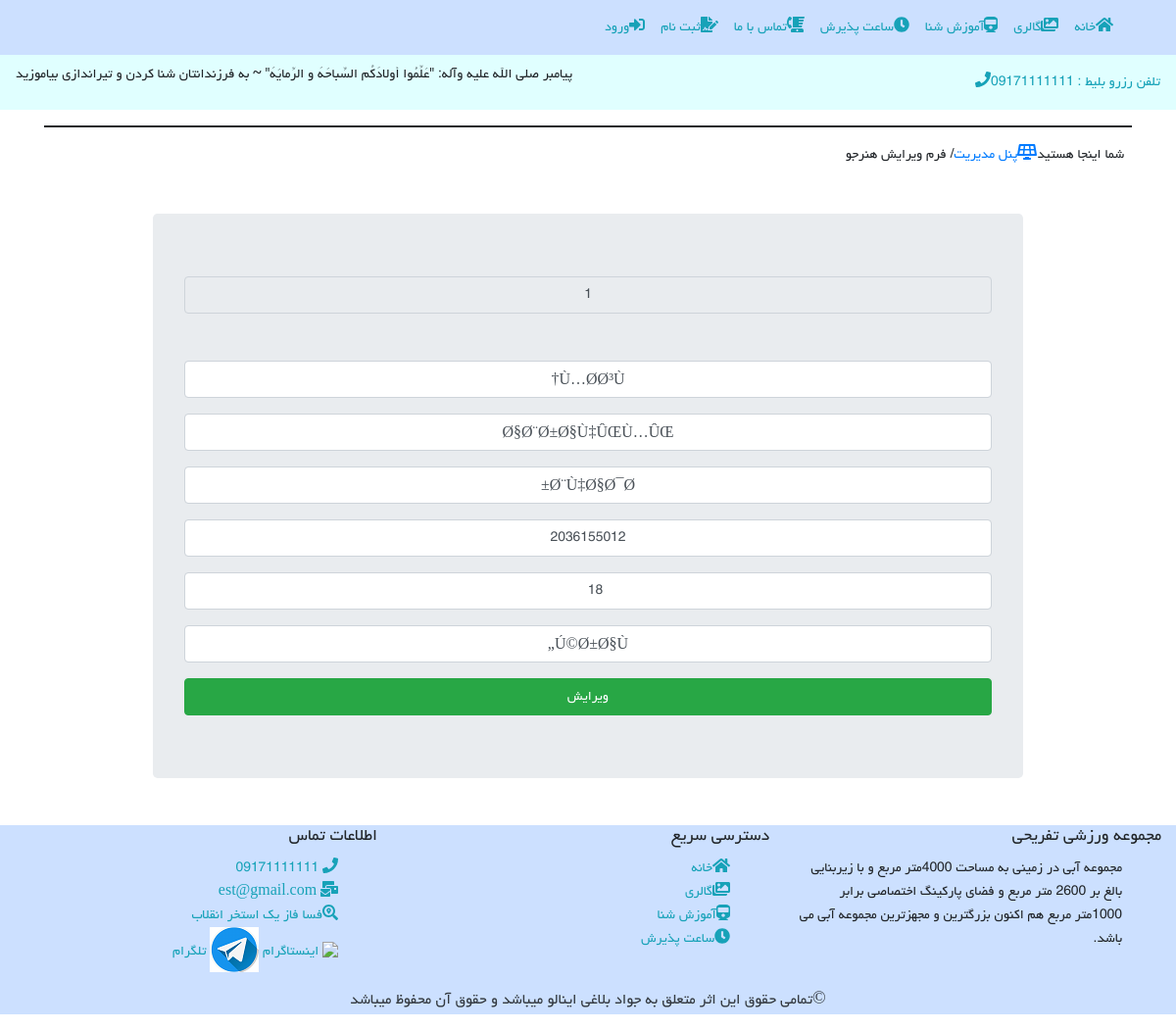
The page /edit_student.php?id=1 on the database its author committed.
### tables this page shows
CREATE TABLE `student` (
  `sid` int(10) UNSIGNED NOT NULL,
  `snam` varchar(255) NOT NULL,
  `sfamily` varchar(255) NOT NULL,
  `snampedar` varchar(255) NOT NULL,
  `scodemeli` varchar(255) NOT NULL,
  `sage` int(11) NOT NULL,
  `ssex` varchar(255) NOT NULL,
  `cnam` varchar(255) NOT NULL,
  `tnam` varchar(255) NOT NULL,
  `susername` varchar(255) NOT NULL,
  `spassword` varchar(255) NOT NULL
);

### edit_student.php (the view, shortened to what this page needs)
<?php
include ('header.php');
include ('nav.php');
include ('config.php');
$sid = $_GET['id'];
$query   = "SELECT * FROM student WHERE sid = '$sid'";
$result   = $conn->query($query);
if ($result->num_rows > 0) {
    $row = $result->fetch_assoc();
}
?>
<div class="container mb-5">
    <hr style="border: 1px solid">
    <div class="row mt-2 mr-2 ">
        شما اینجا هستید <a href="admin_panel.php"><i class="fa fa-solar-panel"></i>پنل مدیریت </a>/ فرم ویرایش هنرجو
    </div>
    <div class="jumbotron jb mt-5 mb-5">
        <form action="" method="post">
            <div class="form-group">
                <input class="form-control mb-5 text-center" name="cid"  type="text" value="<?php echo $row['sid']; ?>"  readonly>
            </div>
            <div class="form-group">
                <input type="text" name="fname" class="form-control text-center" value="<?php echo $row['snam']; ?>" >
            </div>
            <div class="form-group">
                <input type="text" name="lname" class="form-control text-center" value="<?php echo $row['sfamily']; ?>" >
            </div>
            <div class="form-group">
                <input type="text" name="father_name" class="form-control text-center" value="<?php echo $row['snampedar']; ?>" >
            </div>
            <div class="form-group">
                <input type="text" name="cod" class="form-control text-center" value="<?php echo $row['scodemeli']; ?>" >
            </div>
            <div class="form-group">
                <input type="number" name="age" class="form-control text-center" value="<?php echo $row['sage']; ?>" >
            </div>
            <div class="form-group">
                <input type="text" name="name_class" class="form-control text-center" value="<?php echo $row['cnam']; ?>" >
            </div>
            <input type="submit" name="edit" value="ویرایش" class="btn btn-success btn-block text-center">
        </form>
    </div>
</div>
<?php
include ('nav_footer.php');
include ('footer.php');
?>

### assets/css/style.css (style rules this page uses)
* { font-family: Yekan; font-size: 16px; direction: rtl; text-align: right; }
body { margin: 0 ; padding: 0 ; }
.jb { width: 80%; margin-right: 10%; }

### rows shown on the page
student: cid "1", fname "Ù…Ø­Ø³Ù†", lname "Ø§Ø¨Ø±Ø§Ù‡ÛŒÙ…ÛŒ", father_name "Ø¨Ù‡Ø§Ø¯Ø±", cod "2036155012", age "18", name_class "Ú©Ø±Ø§Ù„"
